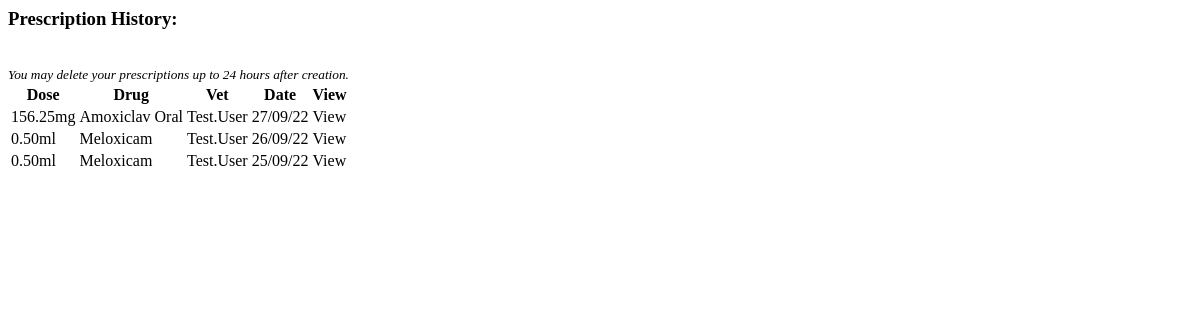
Before: /prescriptions/list-prescrip/1 with the older database file.
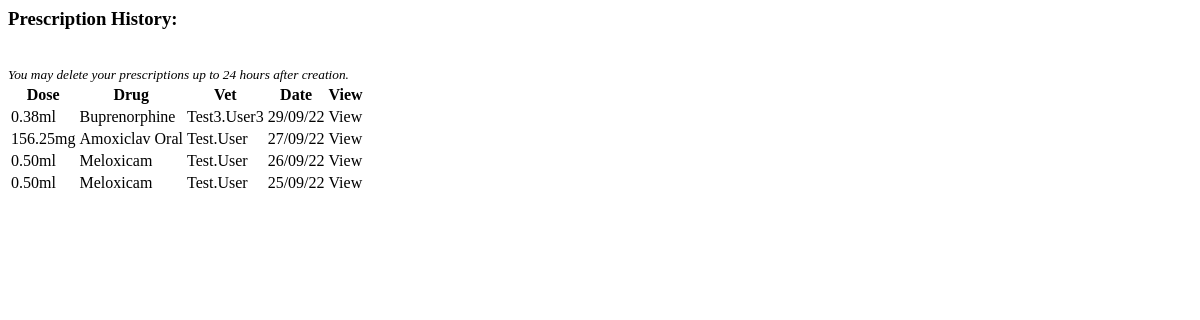
After: the same page with the newer database file.
### prescriptions/models.py (models this page shows, shortened)
class Prescription(models.Model):
    animal = models.ForeignKey(Record, on_delete=models.CASCADE, default=1)
    animal_weight = models.DecimalField(max_digits=5, decimal_places=2, blank=True, null=True)
    vet = models.ForeignKey(Vet, on_delete=models.CASCADE, default=1)
    drug = models.ForeignKey(Drug, on_delete=models.PROTECT, default=None)
    drug_dose = models.DecimalField(max_digits=4, decimal_places=2, blank=True, null=True)
    dose = models.DecimalField(max_digits=5, decimal_places=2, blank=True, null=True)
    measure = models.CharField(max_length=2, blank=True)
    frequency = models.CharField(max_length=10, choices=FREQUENCY, blank=True)
    length = models.PositiveIntegerField(default=0, blank=True)
    route = models.CharField(max_length=8, blank=True)
    date = models.DateTimeField(auto_now_add=True)
    class Meta:
        ordering = ['-date']

class Drug(models.Model):
    name = models.CharField(max_length=50)
    dose = models.DecimalField(max_digits=4, decimal_places=2)
    measure = models.CharField(max_length=2, choices=MEASURE)
    category = models.CharField(max_length=20, choices=CATEGORIES)
    route = models.CharField(max_length=8, choices=ROUTES)
    warnings = models.CharField(max_length=300)
    def __str__(self):
        return self.name
    class Meta:
        ordering = ['name']

### vetprofiles/models.py (models this page shows, shortened)
class Vet(AbstractBaseUser):
    email = models.EmailField(verbose_name="email", max_length=80, unique=True)
    first_name = models.CharField(max_length=30, blank=False)
    last_name = models.CharField(max_length=30, blank=False)
    last_login = models.DateTimeField(verbose_name='last login', auto_now=True)
    is_admin = models.BooleanField(default=False)
    is_active = models.BooleanField(default=False)
    is_staff = models.BooleanField(default=False)
    is_superuser = models.BooleanField(default=False)
    USERNAME_FIELD = 'email'
    REQUIRED_FIELDS = ['first_name', 'last_name', ]
    objects = AccountsManager()
    def __str__(self):
        return self.first_name + "." + self.last_name

### prescriptions/views.py (the view)
# urls.py: path('list-prescrip/<int:animal_id>', views.list_prescrip, name='list_prescrip'),
def list_prescrip(request, animal_id):
    prescrip_list = Prescription.objects.filter(animal=animal_id).all()
    context = {'prescrip_list': prescrip_list}
    return render(request, 'prescriptions/list_prescrip.html', context)

### prescriptions/templates/prescriptions/list_prescrip.html (shortened to what this page needs)
<h3 class="subheadings">Prescription History:</h3>
<small><em>You may delete your prescriptions up to 24 hours after creation.</em></small>
<div class="prescrip-contain">
    <table>
        <thead>
            <th class="lg-prescrip">Dose</th>
            <th>Drug</th>
            <th class="lg-prescrip">Vet</th>
            <th>Date</th>
            <th>View</th>
        </thead>
        <tbody>
            {% for prescription in prescrip_list %}
            <tr>
                <td class="lg-prescrip">{{ prescription.dose }}{{ prescription.measure }}</td>
                <td>{{ prescription.drug }}</td>
                <td class="lg-prescrip">{{ prescription.vet }}</td>
                <td>{{ prescription.date|date:'d/m/y' }}</td>
                <td><a hx-get="{% url 'prescriptions:detail_prescrip' prescrip_id=prescription.id %}"
                        hx-target="#modal-dialog" class="pet-links" aria-label="View prescription">View</a></td>
            </tr>
        </tbody>
        {% empty %}
        <p>No prescriptions</p>
        {% endfor %}
    </table>
</div>

Changed rows visible on the page:
added Prescription: dose "0.38", measure "ml", drug "Buprenorphine", vet "Test3.User3", date "29/09/22"
